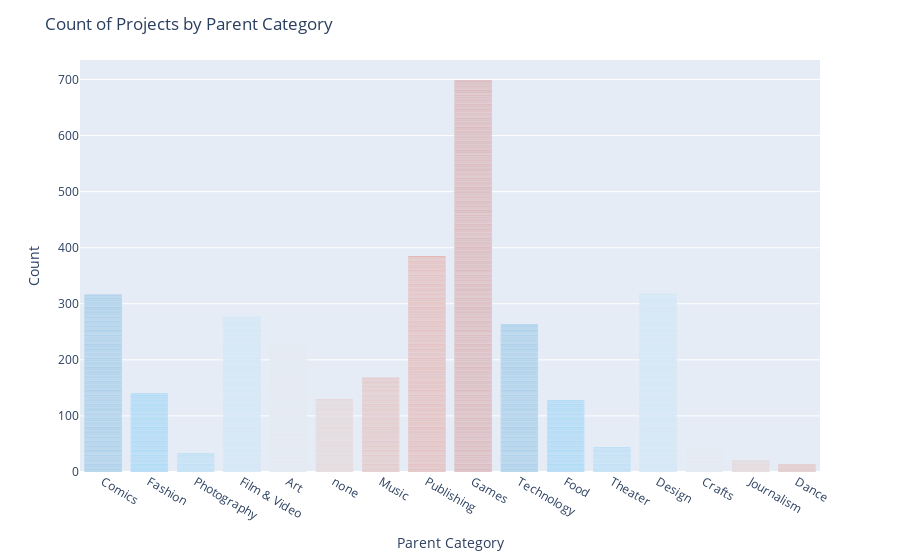
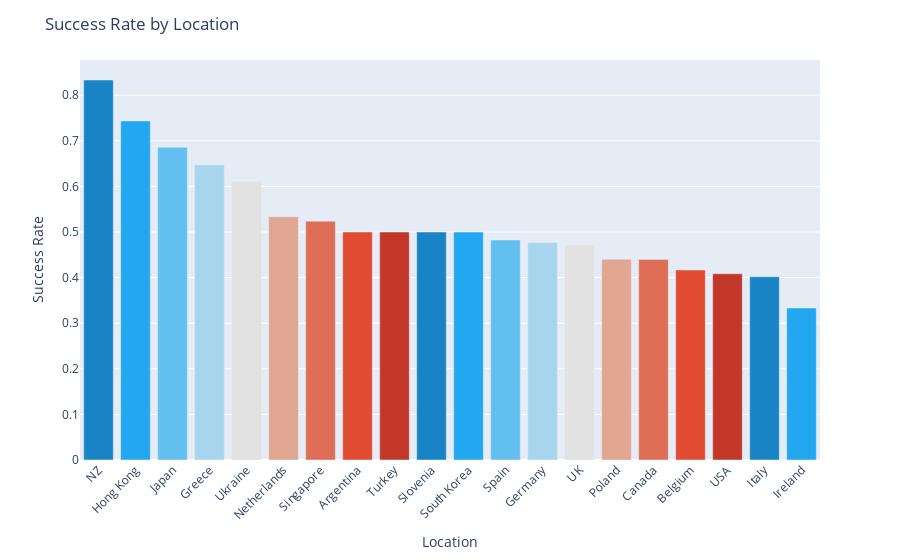
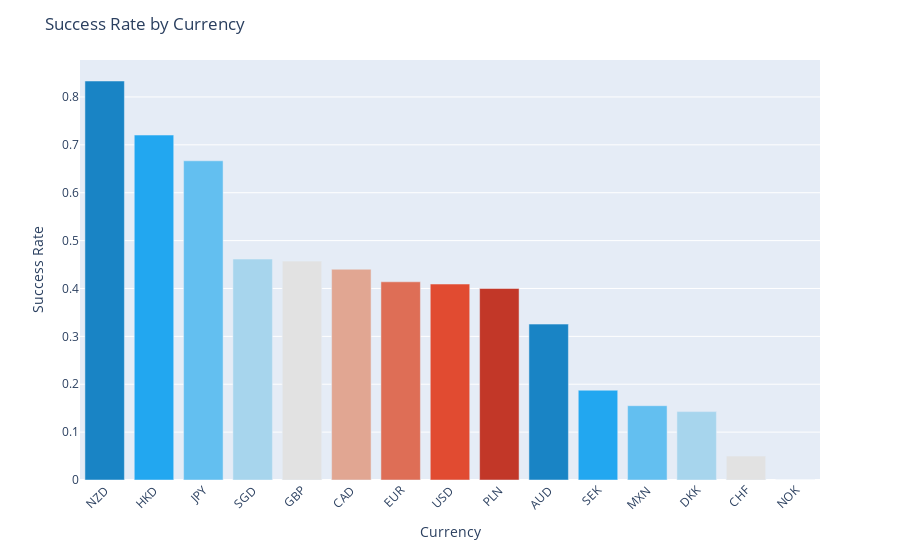
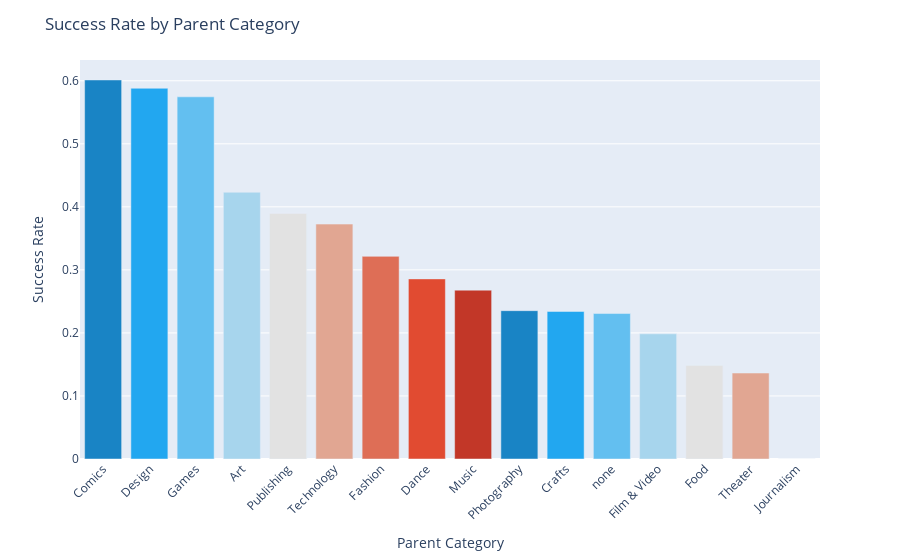

The notebook cell saved with these charts, in order:
### Code cell
df = load_csv_to_dataframe()
clean_location_col(df)
classify_success_col(df)
boolean_to_numbers(df)
clean_iqr(df)
print_graphs()

### Figure 1 — Plotly figure (JSON) as saved in the notebook; plotly's stock layout.template omitted (floating-point values rounded to 4 significant figures; data arrays with more than 128 entries replaced by an {"elided": "..."} marker saying what was removed)
{"data": [{"alignmentgroup": "True", "hovertemplate": "Parent Category=%{x}<br>count=%{y}<extra></extra>", "legendgroup": "Comics", "marker": {"color": "#1984c5", "pattern": {"shape": ""}}, "name": "Comics", "offsetgroup": "Comics", "orientation": "v", "showlegend": true, "textposition": "auto", "type": "bar", "x": {"elided": "316 str values"}, "xaxis": "x", "y": {"elided": "316 int values"}, "yaxis": "y"}, {"alignmentgroup": "True", "hovertemplate": "Parent Category=%{x}<br>count=%{y}<extra></extra>", "legendgroup": "Fashion", "marker": {"color": "#22a7f0", "pattern": {"shape": ""}}, "name": "Fashion", "offsetgroup": "Fashion", "orientation": "v", "showlegend": true, "textposition": "auto", "type": "bar", "x": {"elided": "140 str values"}, "xaxis": "x", "y": {"elided": "140 int values"}, "yaxis": "y"}, {"alignmentgroup": "True", "hovertemplate": "Parent Category=%{x}<br>count=%{y}<extra></extra>", "legendgroup": "Photography", "marker": {"color": "#63bff0", "pattern": {"shape": ""}}, "name": "Photography", "offsetgroup": "Photography", "orientation": "v", "showlegend": true, "textposition": "auto", "type": "bar", "x": ["Photography", "Photography", "Photography", "Photography", "Photography", "Photography", "Photography", "Photography", "Photography", "Photography", "Photography", "Photography", "Photography", "Photography", "Photography", "Photography", "Photography", "Photography", "Photography", "Photography", "Photography", "Photography", "Photography", "Photography", "Photography", "Photography", "Photography", "Photography", "Photography", "Photography", "Photography", "Photography", "Photography", "Photography"], "xaxis": "x", "y": [1, 1, 1, 1, 1, 1, 1, 1, 1, 1, 1, 1, 1, 1, 1, 1, 1, 1, 1, 1, 1, 1, 1, 1, 1, 1, 1, 1, 1, 1, 1, 1, 1, 1], "yaxis": "y"}, {"alignmentgroup": "True", "hovertemplate": "Parent Category=%{x}<br>count=%{y}<extra></extra>", "legendgroup": "Film & Video", "marker": {"color": "#a7d5ed", "pattern": {"shape": ""}}, "name": "Film & Video", "offsetgroup": "Film & Video", "orientation": "v", "showlegend": true, "textposition": "auto", "type": "bar", "x": {"elided": "277 str values"}, "xaxis": "x", "y": {"elided": "277 int values"}, "yaxis": "y"}, {"alignmentgroup": "True", "hovertemplate": "Parent Category=%{x}<br>count=%{y}<extra></extra>", "legendgroup": "Art", "marker": {"color": "#e2e2e2", "pattern": {"shape": ""}}, "name": "Art", "offsetgroup": "Art", "orientation": "v", "showlegend": true, "textposition": "auto", "type": "bar", "x": {"elided": "234 str values"}, "xaxis": "x", "y": {"elided": "234 int values"}, "yaxis": "y"}, {"alignmentgroup": "True", "hovertemplate": "Parent Category=%{x}<br>count=%{y}<extra></extra>", "legendgroup": "none", "marker": {"color": "#e1a692", "pattern": {"shape": ""}}, "name": "none", "offsetgroup": "none", "orientation": "v", "showlegend": true, "textposition": "auto", "type": "bar", "x": {"elided": "130 str values"}, "xaxis": "x", "y": {"elided": "130 int values"}, "yaxis": "y"}, {"alignmentgroup": "True", "hovertemplate": "Parent Category=%{x}<br>count=%{y}<extra></extra>", "legendgroup": "Music", "marker": {"color": "#de6e56", "pattern": {"shape": ""}}, "name": "Music", "offsetgroup": "Music", "orientation": "v", "showlegend": true, "textposition": "auto", "type": "bar", "x": {"elided": "168 str values"}, "xaxis": "x", "y": {"elided": "168 int values"}, "yaxis": "y"}, {"alignmentgroup": "True", "hovertemplate": "Parent Category=%{x}<br>count=%{y}<extra></extra>", "legendgroup": "Publishing", "marker": {"color": "#e14b31", "pattern": {"shape": ""}}, "name": "Publishing", "offsetgroup": "Publishing", "orientation": "v", "showlegend": true, "textposition": "auto", "type": "bar", "x": {"elided": "385 str values"}, "xaxis": "x", "y": {"elided": "385 int values"}, "yaxis": "y"}, {"alignmentgroup": "True", "hovertemplate": "Parent Category=%{x}<br>count=%{y}<extra></extra>", "legendgroup": "Games", "marker": {"color": "#c23728", "pattern": {"shape": ""}}, "name": "Games", "offsetgroup": "Games", "orientation": "v", "showlegend": true, "textposition": "auto", "type": "bar", "x": {"elided": "698 str values"}, "xaxis": "x", "y": {"elided": "698 int values"}, "yaxis": "y"}, {"alignmentgroup": "True", "hovertemplate": "Parent Category=%{x}<br>count=%{y}<extra></extra>", "legendgroup": "Technology", "marker": {"color": "#1984c5", "pattern": {"shape": ""}}, "name": "Technology", "offsetgroup": "Technology", "orientation": "v", "showlegend": true, "textposition": "auto", "type": "bar", "x": {"elided": "263 str values"}, "xaxis": "x", "y": {"elided": "263 int values"}, "yaxis": "y"}, {"alignmentgroup": "True", "hovertemplate": "Parent Category=%{x}<br>count=%{y}<extra></extra>", "legendgroup": "Food", "marker": {"color": "#22a7f0", "pattern": {"shape": ""}}, "name": "Food", "offsetgroup": "Food", "orientation": "v", "showlegend": true, "textposition": "auto", "type": "bar", "x": ["Food", "Food", "Food", "Food", "Food", "Food", "Food", "Food", "Food", "Food", "Food", "Food", "Food", "Food", "Food", "Food", "Food", "Food", "Food", "Food", "Food", "Food", "Food", "Food", "Food", "Food", "Food", "Food", "Food", "Food", "Food", "Food", "Food", "Food", "Food", "Food", "Food", "Food", "Food", "Food", "Food", "Food", "Food", "Food", "Food", "Food", "Food", "Food", "Food", "Food", "Food", "Food", "Food", "Food", "Food", "Food", "Food", "Food", "Food", "Food", "Food", "Food", "Food", "Food", "Food", "Food", "Food", "Food", "Food", "Food", "Food", "Food", "Food", "Food", "Food", "Food", "Food", "Food", "Food", "Food", "Food", "Food", "Food", "Food", "Food", "Food", "Food", "Food", "Food", "Food", "Food", "Food", "Food", "Food", "Food", "Food", "Food", "Food", "Food", "Food", "Food", "Food", "Food", "Food", "Food", "Food", "Food", "Food", "Food", "Food", "Food", "Food", "Food", "Food", "Food", "Food", "Food", "Food", "Food", "Food", "Food", "Food", "Food", "Food", "Food", "Food", "Food", "Food"], "xaxis": "x", "y": [1, 1, 1, 1, 1, 1, 1, 1, 1, 1, 1, 1, 1, 1, 1, 1, 1, 1, 1, 1, 1, 1, 1, 1, 1, 1, 1, 1, 1, 1, 1, 1, 1, 1, 1, 1, 1, 1, 1, 1, 1, 1, 1, 1, 1, 1, 1, 1, 1, 1, 1, 1, 1, 1, 1, 1, 1, 1, 1, 1, 1, 1, 1, 1, 1, 1, 1, 1, 1, 1, 1, 1, 1, 1, 1, 1, 1, 1, 1, 1, 1, 1, 1, 1, 1, 1, 1, 1, 1, 1, 1, 1, 1, 1, 1, 1, 1, 1, 1, 1, 1, 1, 1, 1, 1, 1, 1, 1, 1, 1, 1, 1, 1, 1, 1, 1, 1, 1, 1, 1, 1, 1, 1, 1, 1, 1, 1, 1], "yaxis": "y"}, {"alignmentgroup": "True", "hovertemplate": "Parent Category=%{x}<br>count=%{y}<extra></extra>", "legendgroup": "Theater", "marker": {"color": "#63bff0", "pattern": {"shape": ""}}, "name": "Theater", "offsetgroup": "Theater", "orientation": "v", "showlegend": true, "textposition": "auto", "type": "bar", "x": ["Theater", "Theater", "Theater", "Theater", "Theater", "Theater", "Theater", "Theater", "Theater", "Theater", "Theater", "Theater", "Theater", "Theater", "Theater", "Theater", "Theater", "Theater", "Theater", "Theater", "Theater", "Theater", "Theater", "Theater", "Theater", "Theater", "Theater", "Theater", "Theater", "Theater", "Theater", "Theater", "Theater", "Theater", "Theater", "Theater", "Theater", "Theater", "Theater", "Theater", "Theater", "Theater", "Theater", "Theater"], "xaxis": "x", "y": [1, 1, 1, 1, 1, 1, 1, 1, 1, 1, 1, 1, 1, 1, 1, 1, 1, 1, 1, 1, 1, 1, 1, 1, 1, 1, 1, 1, 1, 1, 1, 1, 1, 1, 1, 1, 1, 1, 1, 1, 1, 1, 1, 1], "yaxis": "y"}, {"alignmentgroup": "True", "hovertemplate": "Parent Category=%{x}<br>count=%{y}<extra></extra>", "legendgroup": "Design", "marker": {"color": "#a7d5ed", "pattern": {"shape": ""}}, "name": "Design", "offsetgroup": "Design", "orientation": "v", "showlegend": true, "textposition": "auto", "type": "bar", "x": {"elided": "318 str values"}, "xaxis": "x", "y": {"elided": "318 int values"}, "yaxis": "y"}, {"alignmentgroup": "True", "hovertemplate": "Parent Category=%{x}<br>count=%{y}<extra></extra>", "legendgroup": "Crafts", "marker": {"color": "#e2e2e2", "pattern": {"shape": ""}}, "name": "Crafts", "offsetgroup": "Crafts", "orientation": "v", "showlegend": true, "textposition": "auto", "type": "bar", "x": ["Crafts", "Crafts", "Crafts", "Crafts", "Crafts", "Crafts", "Crafts", "Crafts", "Crafts", "Crafts", "Crafts", "Crafts", "Crafts", "Crafts", "Crafts", "Crafts", "Crafts", "Crafts", "Crafts", "Crafts", "Crafts", "Crafts", "Crafts", "Crafts", "Crafts", "Crafts", "Crafts", "Crafts", "Crafts", "Crafts", "Crafts", "Crafts", "Crafts", "Crafts", "Crafts", "Crafts", "Crafts", "Crafts", "Crafts", "Crafts", "Crafts", "Crafts", "Crafts", "Crafts", "Crafts", "Crafts", "Crafts"], "xaxis": "x", "y": [1, 1, 1, 1, 1, 1, 1, 1, 1, 1, 1, 1, 1, 1, 1, 1, 1, 1, 1, 1, 1, 1, 1, 1, 1, 1, 1, 1, 1, 1, 1, 1, 1, 1, 1, 1, 1, 1, 1, 1, 1, 1, 1, 1, 1, 1, 1], "yaxis": "y"}, {"alignmentgroup": "True", "hovertemplate": "Parent Category=%{x}<br>count=%{y}<extra></extra>", "legendgroup": "Journalism", "marker": {"color": "#e1a692", "pattern": {"shape": ""}}, "name": "Journalism", "offsetgroup": "Journalism", "orientation": "v", "showlegend": true, "textposition": "auto", "type": "bar", "x": ["Journalism", "Journalism", "Journalism", "Journalism", "Journalism", "Journalism", "Journalism", "Journalism", "Journalism", "Journalism", "Journalism", "Journalism", "Journalism", "Journalism", "Journalism", "Journalism", "Journalism", "Journalism", "Journalism", "Journalism", "Journalism"], "xaxis": "x", "y": [1, 1, 1, 1, 1, 1, 1, 1, 1, 1, 1, 1, 1, 1, 1, 1, 1, 1, 1, 1, 1], "yaxis": "y"}, {"alignmentgroup": "True", "hovertemplate": "Parent Category=%{x}<br>count=%{y}<extra></extra>", "legendgroup": "Dance", "marker": {"color": "#de6e56", "pattern": {"shape": ""}}, "name": "Dance", "offsetgroup": "Dance", "orientation": "v", "showlegend": true, "textposition": "auto", "type": "bar", "x": ["Dance", "Dance", "Dance", "Dance", "Dance", "Dance", "Dance", "Dance", "Dance", "Dance", "Dance", "Dance", "Dance", "Dance"], "xaxis": "x", "y": [1, 1, 1, 1, 1, 1, 1, 1, 1, 1, 1, 1, 1, 1], "yaxis": "y"}], "layout": {"barmode": "relative", "legend": {"title": {"text": "Parent Category"}, "tracegroupgap": 0}, "margin": {"t": 60}, "showlegend": false, "title": {"text": "Count of Projects by Parent Category"}, "xaxis": {"anchor": "y", "categoryarray": ["Comics", "Fashion", "Photography", "Film & Video", "Art", "none", "Music", "Publishing", "Games", "Technology", "Food", "Theater", "Design", "Crafts", "Journalism", "Dance"], "categoryorder": "array", "domain": [0, 1], "title": {"text": "Parent Category"}}, "yaxis": {"anchor": "x", "domain": [0, 1], "title": {"text": "Count"}}}}

### Figure 2 — Plotly figure (JSON) as saved in the notebook; plotly's stock layout.template omitted (floating-point values rounded to 4 significant figures)
{"data": [{"alignmentgroup": "True", "hovertemplate": "Location=%{x}<br>y=%{y}<extra></extra>", "legendgroup": "NZ", "marker": {"color": "#1984c5", "pattern": {"shape": ""}}, "name": "NZ", "offsetgroup": "NZ", "orientation": "v", "showlegend": true, "textposition": "auto", "type": "bar", "x": ["NZ"], "xaxis": "x", "y": [0.8333], "yaxis": "y"}, {"alignmentgroup": "True", "hovertemplate": "Location=%{x}<br>y=%{y}<extra></extra>", "legendgroup": "Hong Kong", "marker": {"color": "#22a7f0", "pattern": {"shape": ""}}, "name": "Hong Kong", "offsetgroup": "Hong Kong", "orientation": "v", "showlegend": true, "textposition": "auto", "type": "bar", "x": ["Hong Kong"], "xaxis": "x", "y": [0.7436], "yaxis": "y"}, {"alignmentgroup": "True", "hovertemplate": "Location=%{x}<br>y=%{y}<extra></extra>", "legendgroup": "Japan", "marker": {"color": "#63bff0", "pattern": {"shape": ""}}, "name": "Japan", "offsetgroup": "Japan", "orientation": "v", "showlegend": true, "textposition": "auto", "type": "bar", "x": ["Japan"], "xaxis": "x", "y": [0.6857], "yaxis": "y"}, {"alignmentgroup": "True", "hovertemplate": "Location=%{x}<br>y=%{y}<extra></extra>", "legendgroup": "Greece", "marker": {"color": "#a7d5ed", "pattern": {"shape": ""}}, "name": "Greece", "offsetgroup": "Greece", "orientation": "v", "showlegend": true, "textposition": "auto", "type": "bar", "x": ["Greece"], "xaxis": "x", "y": [0.6471], "yaxis": "y"}, {"alignmentgroup": "True", "hovertemplate": "Location=%{x}<br>y=%{y}<extra></extra>", "legendgroup": "Ukraine", "marker": {"color": "#e2e2e2", "pattern": {"shape": ""}}, "name": "Ukraine", "offsetgroup": "Ukraine", "orientation": "v", "showlegend": true, "textposition": "auto", "type": "bar", "x": ["Ukraine"], "xaxis": "x", "y": [0.6111], "yaxis": "y"}, {"alignmentgroup": "True", "hovertemplate": "Location=%{x}<br>y=%{y}<extra></extra>", "legendgroup": "Netherlands", "marker": {"color": "#e1a692", "pattern": {"shape": ""}}, "name": "Netherlands", "offsetgroup": "Netherlands", "orientation": "v", "showlegend": true, "textposition": "auto", "type": "bar", "x": ["Netherlands"], "xaxis": "x", "y": [0.5333], "yaxis": "y"}, {"alignmentgroup": "True", "hovertemplate": "Location=%{x}<br>y=%{y}<extra></extra>", "legendgroup": "Singapore", "marker": {"color": "#de6e56", "pattern": {"shape": ""}}, "name": "Singapore", "offsetgroup": "Singapore", "orientation": "v", "showlegend": true, "textposition": "auto", "type": "bar", "x": ["Singapore"], "xaxis": "x", "y": [0.5238], "yaxis": "y"}, {"alignmentgroup": "True", "hovertemplate": "Location=%{x}<br>y=%{y}<extra></extra>", "legendgroup": "Argentina", "marker": {"color": "#e14b31", "pattern": {"shape": ""}}, "name": "Argentina", "offsetgroup": "Argentina", "orientation": "v", "showlegend": true, "textposition": "auto", "type": "bar", "x": ["Argentina"], "xaxis": "x", "y": [0.5], "yaxis": "y"}, {"alignmentgroup": "True", "hovertemplate": "Location=%{x}<br>y=%{y}<extra></extra>", "legendgroup": "Turkey", "marker": {"color": "#c23728", "pattern": {"shape": ""}}, "name": "Turkey", "offsetgroup": "Turkey", "orientation": "v", "showlegend": true, "textposition": "auto", "type": "bar", "x": ["Turkey"], "xaxis": "x", "y": [0.5], "yaxis": "y"}, {"alignmentgroup": "True", "hovertemplate": "Location=%{x}<br>y=%{y}<extra></extra>", "legendgroup": "Slovenia", "marker": {"color": "#1984c5", "pattern": {"shape": ""}}, "name": "Slovenia", "offsetgroup": "Slovenia", "orientation": "v", "showlegend": true, "textposition": "auto", "type": "bar", "x": ["Slovenia"], "xaxis": "x", "y": [0.5], "yaxis": "y"}, {"alignmentgroup": "True", "hovertemplate": "Location=%{x}<br>y=%{y}<extra></extra>", "legendgroup": "South Korea", "marker": {"color": "#22a7f0", "pattern": {"shape": ""}}, "name": "South Korea", "offsetgroup": "South Korea", "orientation": "v", "showlegend": true, "textposition": "auto", "type": "bar", "x": ["South Korea"], "xaxis": "x", "y": [0.5], "yaxis": "y"}, {"alignmentgroup": "True", "hovertemplate": "Location=%{x}<br>y=%{y}<extra></extra>", "legendgroup": "Spain", "marker": {"color": "#63bff0", "pattern": {"shape": ""}}, "name": "Spain", "offsetgroup": "Spain", "orientation": "v", "showlegend": true, "textposition": "auto", "type": "bar", "x": ["Spain"], "xaxis": "x", "y": [0.4824], "yaxis": "y"}, {"alignmentgroup": "True", "hovertemplate": "Location=%{x}<br>y=%{y}<extra></extra>", "legendgroup": "Germany", "marker": {"color": "#a7d5ed", "pattern": {"shape": ""}}, "name": "Germany", "offsetgroup": "Germany", "orientation": "v", "showlegend": true, "textposition": "auto", "type": "bar", "x": ["Germany"], "xaxis": "x", "y": [0.4767], "yaxis": "y"}, {"alignmentgroup": "True", "hovertemplate": "Location=%{x}<br>y=%{y}<extra></extra>", "legendgroup": "UK", "marker": {"color": "#e2e2e2", "pattern": {"shape": ""}}, "name": "UK", "offsetgroup": "UK", "orientation": "v", "showlegend": true, "textposition": "auto", "type": "bar", "x": ["UK"], "xaxis": "x", "y": [0.4721], "yaxis": "y"}, {"alignmentgroup": "True", "hovertemplate": "Location=%{x}<br>y=%{y}<extra></extra>", "legendgroup": "Poland", "marker": {"color": "#e1a692", "pattern": {"shape": ""}}, "name": "Poland", "offsetgroup": "Poland", "orientation": "v", "showlegend": true, "textposition": "auto", "type": "bar", "x": ["Poland"], "xaxis": "x", "y": [0.44], "yaxis": "y"}, {"alignmentgroup": "True", "hovertemplate": "Location=%{x}<br>y=%{y}<extra></extra>", "legendgroup": "Canada", "marker": {"color": "#de6e56", "pattern": {"shape": ""}}, "name": "Canada", "offsetgroup": "Canada", "orientation": "v", "showlegend": true, "textposition": "auto", "type": "bar", "x": ["Canada"], "xaxis": "x", "y": [0.4396], "yaxis": "y"}, {"alignmentgroup": "True", "hovertemplate": "Location=%{x}<br>y=%{y}<extra></extra>", "legendgroup": "Belgium", "marker": {"color": "#e14b31", "pattern": {"shape": ""}}, "name": "Belgium", "offsetgroup": "Belgium", "orientation": "v", "showlegend": true, "textposition": "auto", "type": "bar", "x": ["Belgium"], "xaxis": "x", "y": [0.4167], "yaxis": "y"}, {"alignmentgroup": "True", "hovertemplate": "Location=%{x}<br>y=%{y}<extra></extra>", "legendgroup": "USA", "marker": {"color": "#c23728", "pattern": {"shape": ""}}, "name": "USA", "offsetgroup": "USA", "orientation": "v", "showlegend": true, "textposition": "auto", "type": "bar", "x": ["USA"], "xaxis": "x", "y": [0.4085], "yaxis": "y"}, {"alignmentgroup": "True", "hovertemplate": "Location=%{x}<br>y=%{y}<extra></extra>", "legendgroup": "Italy", "marker": {"color": "#1984c5", "pattern": {"shape": ""}}, "name": "Italy", "offsetgroup": "Italy", "orientation": "v", "showlegend": true, "textposition": "auto", "type": "bar", "x": ["Italy"], "xaxis": "x", "y": [0.4019], "yaxis": "y"}, {"alignmentgroup": "True", "hovertemplate": "Location=%{x}<br>y=%{y}<extra></extra>", "legendgroup": "Ireland", "marker": {"color": "#22a7f0", "pattern": {"shape": ""}}, "name": "Ireland", "offsetgroup": "Ireland", "orientation": "v", "showlegend": true, "textposition": "auto", "type": "bar", "x": ["Ireland"], "xaxis": "x", "y": [0.3333], "yaxis": "y"}], "layout": {"barmode": "relative", "legend": {"title": {"text": "Location"}, "tracegroupgap": 0}, "margin": {"t": 60}, "showlegend": false, "title": {"text": "Success Rate by Location"}, "xaxis": {"anchor": "y", "categoryarray": ["NZ", "Hong Kong", "Japan", "Greece", "Ukraine", "Netherlands", "Singapore", "Argentina", "Turkey", "Slovenia", "South Korea", "Spain", "Germany", "UK", "Poland", "Canada", "Belgium", "USA", "Italy", "Ireland"], "categoryorder": "array", "domain": [0, 1], "tickangle": -45, "title": {"text": "Location"}}, "yaxis": {"anchor": "x", "domain": [0, 1], "title": {"text": "Success Rate"}}}}

### Figure 3 — Plotly figure (JSON) as saved in the notebook; plotly's stock layout.template omitted (floating-point values rounded to 4 significant figures)
{"data": [{"alignmentgroup": "True", "hovertemplate": "Currency=%{x}<br>y=%{y}<extra></extra>", "legendgroup": "NZD", "marker": {"color": "#1984c5", "pattern": {"shape": ""}}, "name": "NZD", "offsetgroup": "NZD", "orientation": "v", "showlegend": true, "textposition": "auto", "type": "bar", "x": ["NZD"], "xaxis": "x", "y": [0.8333], "yaxis": "y"}, {"alignmentgroup": "True", "hovertemplate": "Currency=%{x}<br>y=%{y}<extra></extra>", "legendgroup": "HKD", "marker": {"color": "#22a7f0", "pattern": {"shape": ""}}, "name": "HKD", "offsetgroup": "HKD", "orientation": "v", "showlegend": true, "textposition": "auto", "type": "bar", "x": ["HKD"], "xaxis": "x", "y": [0.7204], "yaxis": "y"}, {"alignmentgroup": "True", "hovertemplate": "Currency=%{x}<br>y=%{y}<extra></extra>", "legendgroup": "JPY", "marker": {"color": "#63bff0", "pattern": {"shape": ""}}, "name": "JPY", "offsetgroup": "JPY", "orientation": "v", "showlegend": true, "textposition": "auto", "type": "bar", "x": ["JPY"], "xaxis": "x", "y": [0.6667], "yaxis": "y"}, {"alignmentgroup": "True", "hovertemplate": "Currency=%{x}<br>y=%{y}<extra></extra>", "legendgroup": "SGD", "marker": {"color": "#a7d5ed", "pattern": {"shape": ""}}, "name": "SGD", "offsetgroup": "SGD", "orientation": "v", "showlegend": true, "textposition": "auto", "type": "bar", "x": ["SGD"], "xaxis": "x", "y": [0.4615], "yaxis": "y"}, {"alignmentgroup": "True", "hovertemplate": "Currency=%{x}<br>y=%{y}<extra></extra>", "legendgroup": "GBP", "marker": {"color": "#e2e2e2", "pattern": {"shape": ""}}, "name": "GBP", "offsetgroup": "GBP", "orientation": "v", "showlegend": true, "textposition": "auto", "type": "bar", "x": ["GBP"], "xaxis": "x", "y": [0.4571], "yaxis": "y"}, {"alignmentgroup": "True", "hovertemplate": "Currency=%{x}<br>y=%{y}<extra></extra>", "legendgroup": "CAD", "marker": {"color": "#e1a692", "pattern": {"shape": ""}}, "name": "CAD", "offsetgroup": "CAD", "orientation": "v", "showlegend": true, "textposition": "auto", "type": "bar", "x": ["CAD"], "xaxis": "x", "y": [0.4402], "yaxis": "y"}, {"alignmentgroup": "True", "hovertemplate": "Currency=%{x}<br>y=%{y}<extra></extra>", "legendgroup": "EUR", "marker": {"color": "#de6e56", "pattern": {"shape": ""}}, "name": "EUR", "offsetgroup": "EUR", "orientation": "v", "showlegend": true, "textposition": "auto", "type": "bar", "x": ["EUR"], "xaxis": "x", "y": [0.4139], "yaxis": "y"}, {"alignmentgroup": "True", "hovertemplate": "Currency=%{x}<br>y=%{y}<extra></extra>", "legendgroup": "USD", "marker": {"color": "#e14b31", "pattern": {"shape": ""}}, "name": "USD", "offsetgroup": "USD", "orientation": "v", "showlegend": true, "textposition": "auto", "type": "bar", "x": ["USD"], "xaxis": "x", "y": [0.4093], "yaxis": "y"}, {"alignmentgroup": "True", "hovertemplate": "Currency=%{x}<br>y=%{y}<extra></extra>", "legendgroup": "PLN", "marker": {"color": "#c23728", "pattern": {"shape": ""}}, "name": "PLN", "offsetgroup": "PLN", "orientation": "v", "showlegend": true, "textposition": "auto", "type": "bar", "x": ["PLN"], "xaxis": "x", "y": [0.4], "yaxis": "y"}, {"alignmentgroup": "True", "hovertemplate": "Currency=%{x}<br>y=%{y}<extra></extra>", "legendgroup": "AUD", "marker": {"color": "#1984c5", "pattern": {"shape": ""}}, "name": "AUD", "offsetgroup": "AUD", "orientation": "v", "showlegend": true, "textposition": "auto", "type": "bar", "x": ["AUD"], "xaxis": "x", "y": [0.3256], "yaxis": "y"}, {"alignmentgroup": "True", "hovertemplate": "Currency=%{x}<br>y=%{y}<extra></extra>", "legendgroup": "SEK", "marker": {"color": "#22a7f0", "pattern": {"shape": ""}}, "name": "SEK", "offsetgroup": "SEK", "orientation": "v", "showlegend": true, "textposition": "auto", "type": "bar", "x": ["SEK"], "xaxis": "x", "y": [0.1875], "yaxis": "y"}, {"alignmentgroup": "True", "hovertemplate": "Currency=%{x}<br>y=%{y}<extra></extra>", "legendgroup": "MXN", "marker": {"color": "#63bff0", "pattern": {"shape": ""}}, "name": "MXN", "offsetgroup": "MXN", "orientation": "v", "showlegend": true, "textposition": "auto", "type": "bar", "x": ["MXN"], "xaxis": "x", "y": [0.1552], "yaxis": "y"}, {"alignmentgroup": "True", "hovertemplate": "Currency=%{x}<br>y=%{y}<extra></extra>", "legendgroup": "DKK", "marker": {"color": "#a7d5ed", "pattern": {"shape": ""}}, "name": "DKK", "offsetgroup": "DKK", "orientation": "v", "showlegend": true, "textposition": "auto", "type": "bar", "x": ["DKK"], "xaxis": "x", "y": [0.1429], "yaxis": "y"}, {"alignmentgroup": "True", "hovertemplate": "Currency=%{x}<br>y=%{y}<extra></extra>", "legendgroup": "CHF", "marker": {"color": "#e2e2e2", "pattern": {"shape": ""}}, "name": "CHF", "offsetgroup": "CHF", "orientation": "v", "showlegend": true, "textposition": "auto", "type": "bar", "x": ["CHF"], "xaxis": "x", "y": [0.05], "yaxis": "y"}, {"alignmentgroup": "True", "hovertemplate": "Currency=%{x}<br>y=%{y}<extra></extra>", "legendgroup": "NOK", "marker": {"color": "#e1a692", "pattern": {"shape": ""}}, "name": "NOK", "offsetgroup": "NOK", "orientation": "v", "showlegend": true, "textposition": "auto", "type": "bar", "x": ["NOK"], "xaxis": "x", "y": [0], "yaxis": "y"}], "layout": {"barmode": "relative", "legend": {"title": {"text": "Currency"}, "tracegroupgap": 0}, "margin": {"t": 60}, "showlegend": false, "title": {"text": "Success Rate by Currency"}, "xaxis": {"anchor": "y", "categoryarray": ["NZD", "HKD", "JPY", "SGD", "GBP", "CAD", "EUR", "USD", "PLN", "AUD", "SEK", "MXN", "DKK", "CHF", "NOK"], "categoryorder": "array", "domain": [0, 1], "tickangle": -45, "title": {"text": "Currency"}}, "yaxis": {"anchor": "x", "domain": [0, 1], "title": {"text": "Success Rate"}}}}

### Figure 4 — Plotly figure (JSON) as saved in the notebook; plotly's stock layout.template omitted (floating-point values rounded to 4 significant figures)
{"data": [{"alignmentgroup": "True", "hovertemplate": "Parent Category=%{x}<br>y=%{y}<extra></extra>", "legendgroup": "Comics", "marker": {"color": "#1984c5", "pattern": {"shape": ""}}, "name": "Comics", "offsetgroup": "Comics", "orientation": "v", "showlegend": true, "textposition": "auto", "type": "bar", "x": ["Comics"], "xaxis": "x", "y": [0.6013], "yaxis": "y"}, {"alignmentgroup": "True", "hovertemplate": "Parent Category=%{x}<br>y=%{y}<extra></extra>", "legendgroup": "Design", "marker": {"color": "#22a7f0", "pattern": {"shape": ""}}, "name": "Design", "offsetgroup": "Design", "orientation": "v", "showlegend": true, "textposition": "auto", "type": "bar", "x": ["Design"], "xaxis": "x", "y": [0.5881], "yaxis": "y"}, {"alignmentgroup": "True", "hovertemplate": "Parent Category=%{x}<br>y=%{y}<extra></extra>", "legendgroup": "Games", "marker": {"color": "#63bff0", "pattern": {"shape": ""}}, "name": "Games", "offsetgroup": "Games", "orientation": "v", "showlegend": true, "textposition": "auto", "type": "bar", "x": ["Games"], "xaxis": "x", "y": [0.5745], "yaxis": "y"}, {"alignmentgroup": "True", "hovertemplate": "Parent Category=%{x}<br>y=%{y}<extra></extra>", "legendgroup": "Art", "marker": {"color": "#a7d5ed", "pattern": {"shape": ""}}, "name": "Art", "offsetgroup": "Art", "orientation": "v", "showlegend": true, "textposition": "auto", "type": "bar", "x": ["Art"], "xaxis": "x", "y": [0.4231], "yaxis": "y"}, {"alignmentgroup": "True", "hovertemplate": "Parent Category=%{x}<br>y=%{y}<extra></extra>", "legendgroup": "Publishing", "marker": {"color": "#e2e2e2", "pattern": {"shape": ""}}, "name": "Publishing", "offsetgroup": "Publishing", "orientation": "v", "showlegend": true, "textposition": "auto", "type": "bar", "x": ["Publishing"], "xaxis": "x", "y": [0.3896], "yaxis": "y"}, {"alignmentgroup": "True", "hovertemplate": "Parent Category=%{x}<br>y=%{y}<extra></extra>", "legendgroup": "Technology", "marker": {"color": "#e1a692", "pattern": {"shape": ""}}, "name": "Technology", "offsetgroup": "Technology", "orientation": "v", "showlegend": true, "textposition": "auto", "type": "bar", "x": ["Technology"], "xaxis": "x", "y": [0.3726], "yaxis": "y"}, {"alignmentgroup": "True", "hovertemplate": "Parent Category=%{x}<br>y=%{y}<extra></extra>", "legendgroup": "Fashion", "marker": {"color": "#de6e56", "pattern": {"shape": ""}}, "name": "Fashion", "offsetgroup": "Fashion", "orientation": "v", "showlegend": true, "textposition": "auto", "type": "bar", "x": ["Fashion"], "xaxis": "x", "y": [0.3214], "yaxis": "y"}, {"alignmentgroup": "True", "hovertemplate": "Parent Category=%{x}<br>y=%{y}<extra></extra>", "legendgroup": "Dance", "marker": {"color": "#e14b31", "pattern": {"shape": ""}}, "name": "Dance", "offsetgroup": "Dance", "orientation": "v", "showlegend": true, "textposition": "auto", "type": "bar", "x": ["Dance"], "xaxis": "x", "y": [0.2857], "yaxis": "y"}, {"alignmentgroup": "True", "hovertemplate": "Parent Category=%{x}<br>y=%{y}<extra></extra>", "legendgroup": "Music", "marker": {"color": "#c23728", "pattern": {"shape": ""}}, "name": "Music", "offsetgroup": "Music", "orientation": "v", "showlegend": true, "textposition": "auto", "type": "bar", "x": ["Music"], "xaxis": "x", "y": [0.2679], "yaxis": "y"}, {"alignmentgroup": "True", "hovertemplate": "Parent Category=%{x}<br>y=%{y}<extra></extra>", "legendgroup": "Photography", "marker": {"color": "#1984c5", "pattern": {"shape": ""}}, "name": "Photography", "offsetgroup": "Photography", "orientation": "v", "showlegend": true, "textposition": "auto", "type": "bar", "x": ["Photography"], "xaxis": "x", "y": [0.2353], "yaxis": "y"}, {"alignmentgroup": "True", "hovertemplate": "Parent Category=%{x}<br>y=%{y}<extra></extra>", "legendgroup": "Crafts", "marker": {"color": "#22a7f0", "pattern": {"shape": ""}}, "name": "Crafts", "offsetgroup": "Crafts", "orientation": "v", "showlegend": true, "textposition": "auto", "type": "bar", "x": ["Crafts"], "xaxis": "x", "y": [0.234], "yaxis": "y"}, {"alignmentgroup": "True", "hovertemplate": "Parent Category=%{x}<br>y=%{y}<extra></extra>", "legendgroup": "none", "marker": {"color": "#63bff0", "pattern": {"shape": ""}}, "name": "none", "offsetgroup": "none", "orientation": "v", "showlegend": true, "textposition": "auto", "type": "bar", "x": ["none"], "xaxis": "x", "y": [0.2308], "yaxis": "y"}, {"alignmentgroup": "True", "hovertemplate": "Parent Category=%{x}<br>y=%{y}<extra></extra>", "legendgroup": "Film & Video", "marker": {"color": "#a7d5ed", "pattern": {"shape": ""}}, "name": "Film & Video", "offsetgroup": "Film & Video", "orientation": "v", "showlegend": true, "textposition": "auto", "type": "bar", "x": ["Film & Video"], "xaxis": "x", "y": [0.1986], "yaxis": "y"}, {"alignmentgroup": "True", "hovertemplate": "Parent Category=%{x}<br>y=%{y}<extra></extra>", "legendgroup": "Food", "marker": {"color": "#e2e2e2", "pattern": {"shape": ""}}, "name": "Food", "offsetgroup": "Food", "orientation": "v", "showlegend": true, "textposition": "auto", "type": "bar", "x": ["Food"], "xaxis": "x", "y": [0.1484], "yaxis": "y"}, {"alignmentgroup": "True", "hovertemplate": "Parent Category=%{x}<br>y=%{y}<extra></extra>", "legendgroup": "Theater", "marker": {"color": "#e1a692", "pattern": {"shape": ""}}, "name": "Theater", "offsetgroup": "Theater", "orientation": "v", "showlegend": true, "textposition": "auto", "type": "bar", "x": ["Theater"], "xaxis": "x", "y": [0.1364], "yaxis": "y"}, {"alignmentgroup": "True", "hovertemplate": "Parent Category=%{x}<br>y=%{y}<extra></extra>", "legendgroup": "Journalism", "marker": {"color": "#de6e56", "pattern": {"shape": ""}}, "name": "Journalism", "offsetgroup": "Journalism", "orientation": "v", "showlegend": true, "textposition": "auto", "type": "bar", "x": ["Journalism"], "xaxis": "x", "y": [0], "yaxis": "y"}], "layout": {"barmode": "relative", "legend": {"title": {"text": "Parent Category"}, "tracegroupgap": 0}, "margin": {"t": 60}, "showlegend": false, "title": {"text": "Success Rate by Parent Category"}, "xaxis": {"anchor": "y", "categoryarray": ["Comics", "Design", "Games", "Art", "Publishing", "Technology", "Fashion", "Dance", "Music", "Photography", "Crafts", "none", "Film & Video", "Food", "Theater", "Journalism"], "categoryorder": "array", "domain": [0, 1], "tickangle": -45, "title": {"text": "Parent Category"}}, "yaxis": {"anchor": "x", "domain": [0, 1], "title": {"text": "Success Rate"}}}}
